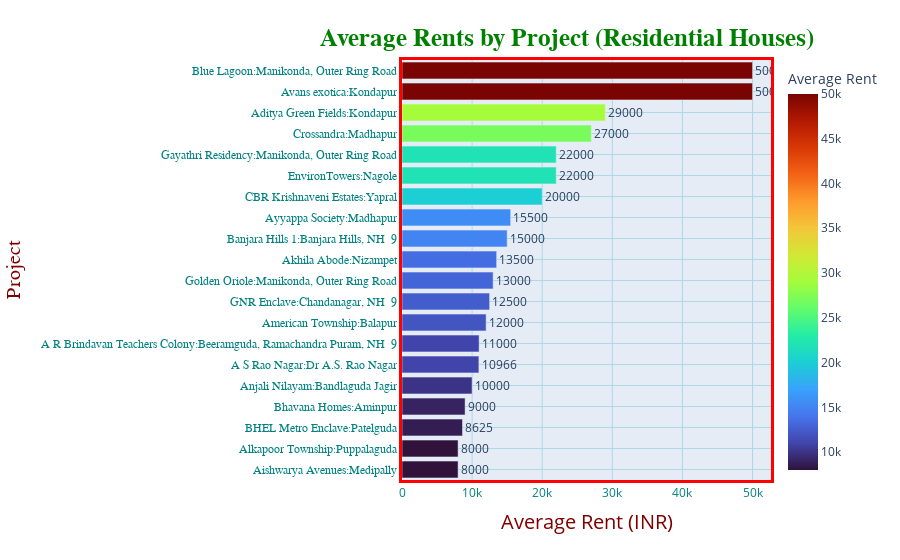

Notebook cell for this chart:
### Code cell
project_df = df1
project_df['pro_loc'] = project_df['project'] + ':' + project_df['locality']
project_grp = project_df.groupby('pro_loc')
project_df['project_count'] = project_grp['project'].transform('count')
project_df = project_df.loc[project_df['project_count']>=1]
project_grp = project_df.groupby('pro_loc')
project_rents = project_grp['price'].mean()
project_rents = dict(project_rents)
list1 = project_rents.keys()
list2 = project_rents.values()
projectrents_df = pd.DataFrame(list(zip(list1,list2)), columns=['project','mean_rent'])
projectrents_df['mean_rent'] = projectrents_df['mean_rent'].astype(int)

fig = px.bar(projectrents_df[0:20],y='project', x='mean_rent', text='mean_rent',orientation='h',
            labels={'mean_rent':'Average Rent'}, color='mean_rent', color_continuous_scale = 'Turbo') 

fig.update_traces(textposition='outside')
fig.update_layout(title_text="<b>Average Rents by Project (Residential Houses)</b>",
                 title_font_size=25,
                 title_font_color='green',
                 title_font_family='Titillium Web',
                 title_x=0.63,
                 title_y=0.95,
                 title_xanchor='center',
                 title_yanchor='top',
                 yaxis={'categoryorder':'total ascending'}
                 )

fig.update_xaxes(
        color='teal',
        title_text='Average Rent (INR)',
        title_font_family='Open Sans',
        title_font_size=20,
        title_font_color='maroon',
        title_standoff = 15,
        gridcolor='lightblue',
        tickmode='auto',
        linecolor='red',
        linewidth=3,
        mirror=True)

fig.update_yaxes(
        color='Teal',
        title_text='Project',
        title_font_family='Droid Sans',
        title_font_size=20,
        title_font_color='maroon',
        title_standoff = 15,
        tickfont_family='Arial',
        nticks = 20,
        gridcolor='lightblue',
        linecolor='red',
        linewidth=3,
        mirror = True)

### Figure 1 — Plotly figure (JSON) as saved in the notebook; plotly's stock layout.template omitted (floating-point values rounded to 4 significant figures)
{"data": [{"alignmentgroup": "True", "hovertemplate": "Average Rent=%{marker.color}<br>project=%{y}<extra></extra>", "legendgroup": "", "marker": {"color": [11000, 10966, 29000, 8000, 13500, 8000, 12000, 10000, 50000, 15500, 8625, 15000, 9000, 50000, 20000, 27000, 22000, 12500, 22000, 13000], "coloraxis": "coloraxis", "pattern": {"shape": ""}}, "name": "", "offsetgroup": "", "orientation": "h", "showlegend": false, "text": ["11000", "10966", "29000", "8000", "13500", "8000", "12000", "10000", "50000", "15500", "8625", "15000", "9000", "50000", "20000", "27000", "22000", "12500", "22000", "13000"], "textposition": "outside", "type": "bar", "x": [11000, 10966, 29000, 8000, 13500, 8000, 12000, 10000, 50000, 15500, 8625, 15000, 9000, 50000, 20000, 27000, 22000, 12500, 22000, 13000], "xaxis": "x", "y": ["A R Brindavan Teachers Colony:Beeramguda, Ramachandra Puram, NH  9", "A S Rao Nagar:Dr A.S. Rao Nagar", "Aditya Green Fields:Kondapur", "Aishwarya Avenues:Medipally", "Akhila Abode:Nizampet", "Alkapoor Township:Puppalaguda", "American Township:Balapur", "Anjali Nilayam:Bandlaguda Jagir", "Avans exotica:Kondapur", "Ayyappa Society:Madhapur", "BHEL Metro Enclave:Patelguda", "Banjara Hills 1:Banjara Hills, NH  9", "Bhavana Homes:Aminpur", "Blue Lagoon:Manikonda, Outer Ring Road", "CBR Krishnaveni Estates:Yapral", "Crossandra:Madhapur", "EnvironTowers:Nagole", "GNR Enclave:Chandanagar, NH  9", "Gayathri Residency:Manikonda, Outer Ring Road", "Golden Oriole:Manikonda, Outer Ring Road"], "yaxis": "y"}], "layout": {"barmode": "relative", "coloraxis": {"colorbar": {"title": {"text": "Average Rent"}}, "colorscale": [[0, "#30123b"], [0.07143, "#4145ab"], [0.1429, "#4675ed"], [0.2143, "#39a2fc"], [0.2857, "#1bcfd4"], [0.3571, "#24eca6"], [0.4286, "#61fc6c"], [0.5, "#a4fc3b"], [0.5714, "#d1e834"], [0.6429, "#f3c63a"], [0.7143, "#fe9b2d"], [0.7857, "#f36315"], [0.8571, "#d93806"], [0.9286, "#b11901"], [1, "#7a0402"]]}, "legend": {"tracegroupgap": 0}, "margin": {"t": 60}, "title": {"font": {"color": "green", "family": "Titillium Web", "size": 25}, "text": "<b>Average Rents by Project (Residential Houses)</b>", "x": 0.63, "xanchor": "center", "y": 0.95, "yanchor": "top"}, "xaxis": {"anchor": "y", "color": "teal", "domain": [0, 1], "gridcolor": "lightblue", "linecolor": "red", "linewidth": 3, "mirror": true, "tickmode": "auto", "title": {"font": {"color": "maroon", "family": "Open Sans", "size": 20}, "standoff": 15, "text": "Average Rent (INR)"}}, "yaxis": {"anchor": "x", "categoryorder": "total ascending", "color": "Teal", "domain": [0, 1], "gridcolor": "lightblue", "linecolor": "red", "linewidth": 3, "mirror": true, "nticks": 20, "tickfont": {"family": "Arial"}, "title": {"font": {"color": "maroon", "family": "Droid Sans", "size": 20}, "standoff": 15, "text": "Project"}}}}
